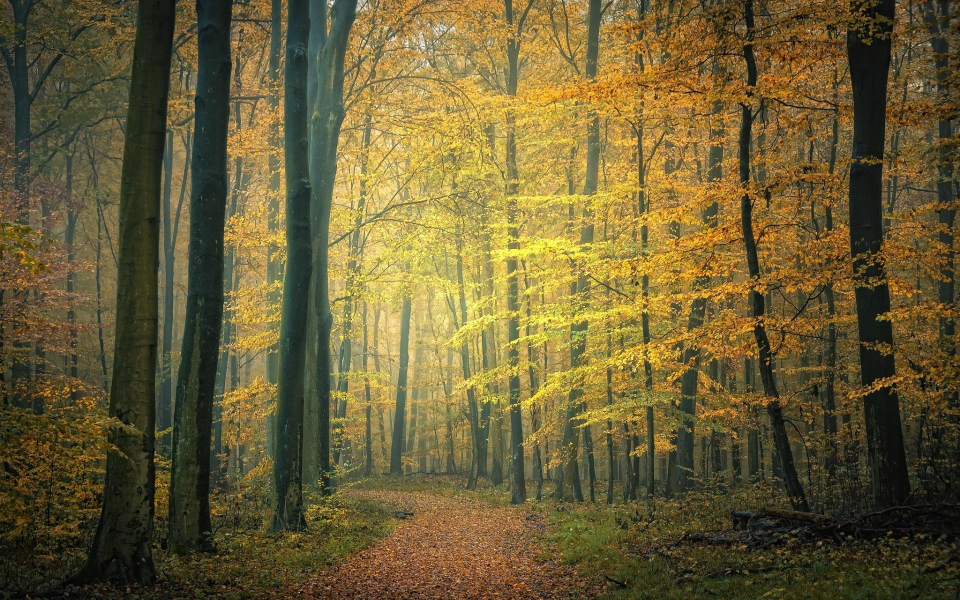
#> input picture input/forest2.jpg, 1920 x 1200 px, found by its file name (shown at 1/2 size)
$ python SSIM.py
#> lines starting #> are read from the running program, lines starting #| are printed output that depends on the picture
import cv2
import numpy as np


def image_processing(img1, img2):
    #  resize图片大小，入口参数为一个tuple，新的图片的大小
    img_1 = np.resize(img1, (520, 520))
    img_2 = np.resize(img2, (520, 520))
    #  处理图片后存储路径，以及存储格式
    return img_1, img_2


def ssim(img1, img2):
    C1 = (0.01 * 255) ** 2
    C2 = (0.03 * 255) ** 2
    img1 = img1.astype(np.float64)
    img2 = img2.astype(np.float64)
    kernel = cv2.getGaussianKernel(11, 1.5)
    window = np.outer(kernel, kernel.transpose())
    mu1 = cv2.filter2D(img1, -1, window)[5:-5, 5:-5]  # valid
    mu2 = cv2.filter2D(img2, -1, window)[5:-5, 5:-5]
    mu1_sq = mu1 ** 2
    mu2_sq = mu2 ** 2
    mu1_mu2 = mu1 * mu2
    sigma1_sq = cv2.filter2D(img1 ** 2, -1, window)[5:-5, 5:-5] - mu1_sq
    sigma2_sq = cv2.filter2D(img2 ** 2, -1, window)[5:-5, 5:-5] - mu2_sq
    sigma12 = cv2.filter2D(img1 * img2, -1, window)[5:-5, 5:-5] - mu1_mu2
    ssim_map = ((2 * mu1_mu2 + C1) * (2 * sigma12 + C2)) / ((mu1_sq + mu2_sq + C1) *
                                                            (sigma1_sq + sigma2_sq + C2))
    return ssim_map.mean()


def calculate_ssim(img1, img2):
    '''calculate SSIM
    img1, img2: [0, 255]
    '''
    img_1 = img1
    img_2 = img2
    if not img1.shape == img2.shape:
        img1, img2 = image_processing(img_1, img_2)
    if img1.ndim == 2:
        return ssim(img1, img2)
    elif img1.ndim == 3:
        if img1.shape[2] == 3:
            ssims = []
            for i in range(3):
                ssims.append(ssim(img1, img2))
            return np.array(ssims).mean()
        elif img1.shape[2] == 1:
            return ssim(np.squeeze(img1), np.squeeze(img2))
    else:
        raise ValueError('Wrong input image dimensions.')
def change_SSIM(score):
    socre_change = 1-(1-score)/2
    return socre_change


content = cv2.imread("C:/Users/admin/Desktop/used_img/content/forest2.jpg", 0)
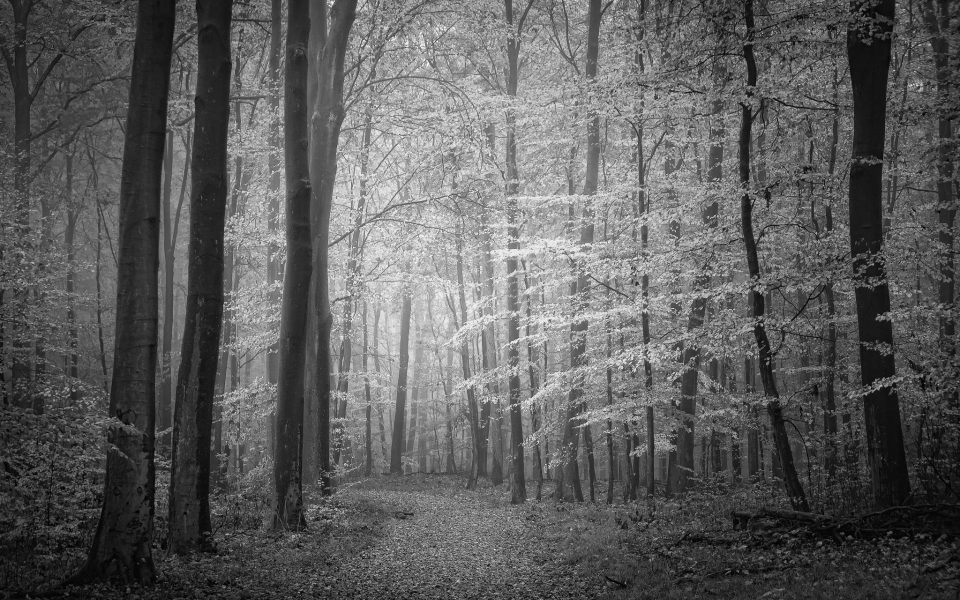
#> content: shape (1200, 1920) (shown at 1/2 size); min 0, max 255, mean 93.2
style = cv2.imread("C:/Users/admin/Desktop/used_img/style/candy.jpg", 0)
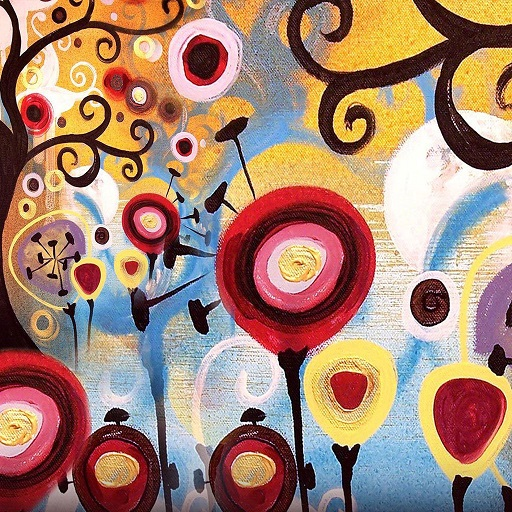
#> input picture style/candy.jpg, 512 x 512 px, found by its file name
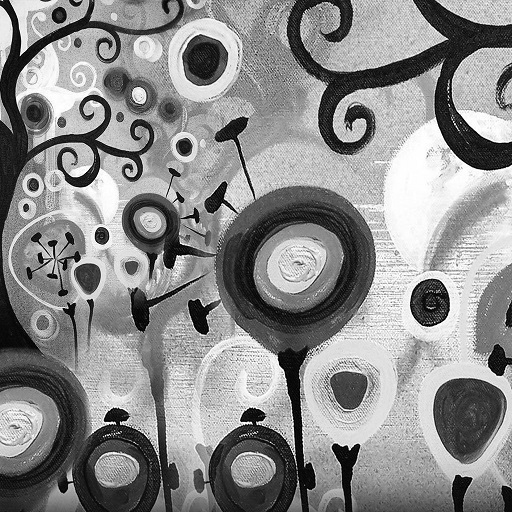
#> style: shape (512, 512); min 0, max 255, mean 139.6
sys_img = cv2.imread("C:/Users/admin/Desktop/used_img/sys/SANet/compare.jpg", 0)
#> (the run stopped early here; a loop or call above may not have finished)
